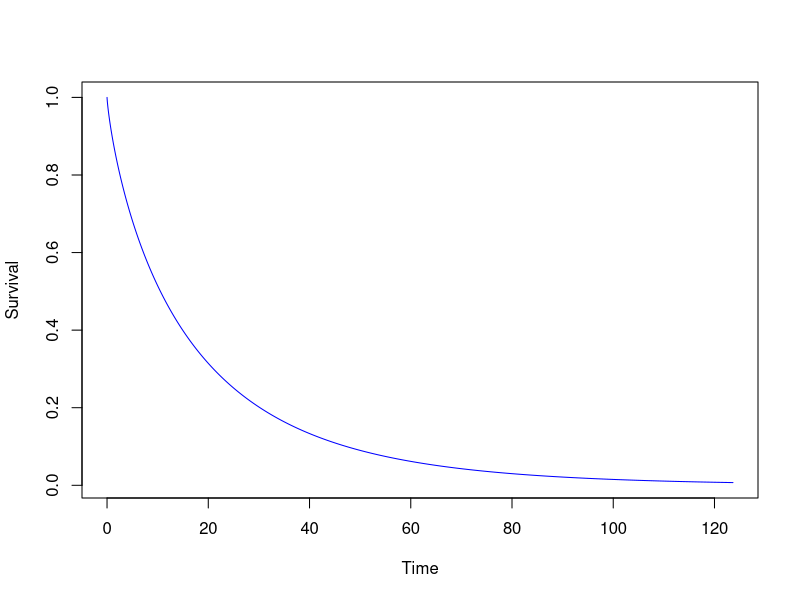
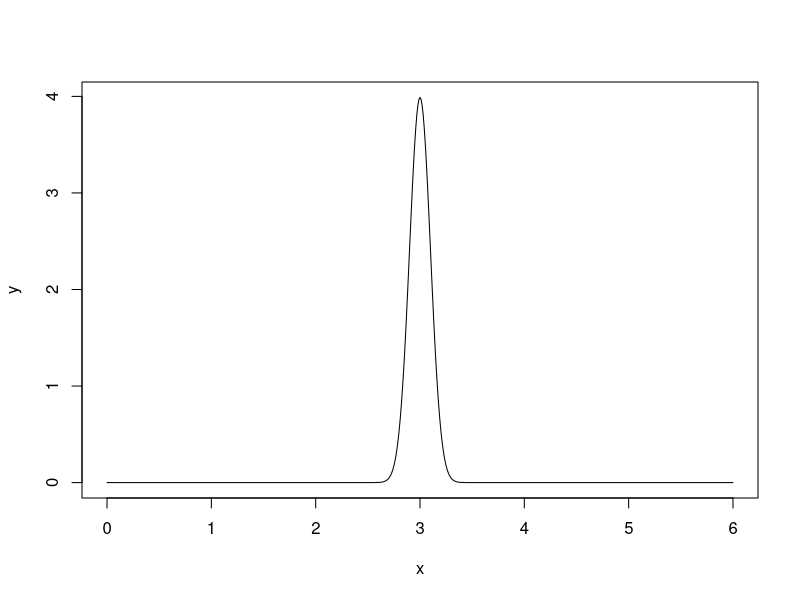
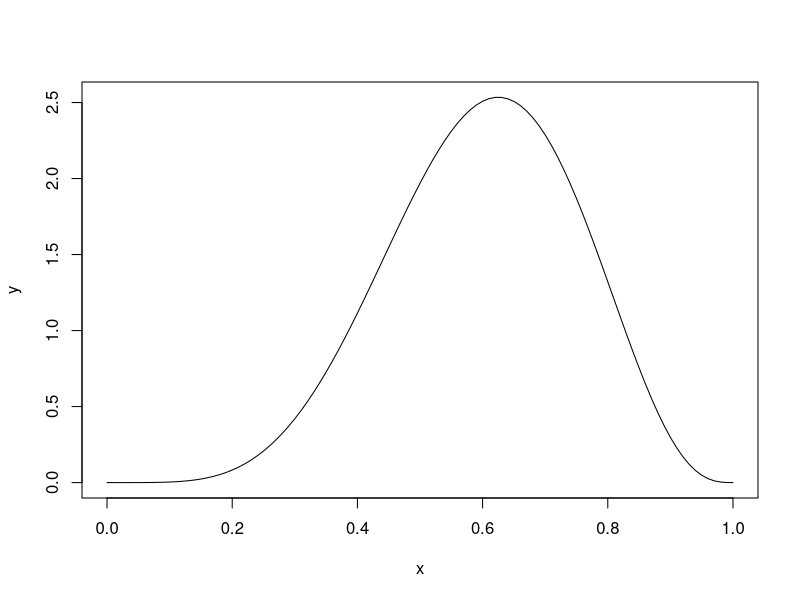
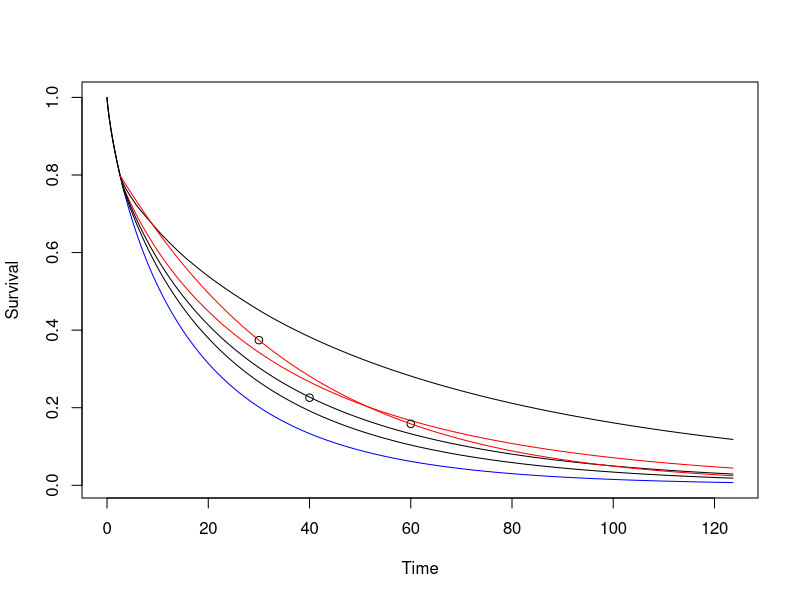

These charts were generated, in order, by the following R code: (Note: this script raises an error after producing the figures.)

library(nleqslv)
library(survival)
#Need to look at what we actually need to compute assurance??
#We are sampling from the control and treatment curves
#But maybe we only need number of events that occur (or do not occur) by the time-point that the assurance is going to take place>

#We could compute assurance in the way that we have done previously
#Then find a 'quicker' way by just estimating the number of events


#We assume the control is lambda2 = 0.06, gamma2 = 0.8

lambda2 <- 0.06
gamma2 <- 0.8

controltime <- seq(0, exp((1.527/gamma2)-log(lambda2))*1.1, by=0.01)
controlsurv <- exp(-(lambda2*controltime)^gamma2)
plot(controltime, controlsurv, type="l", col="blue", ylab="Survival", xlab = "Time")

#We assume T comes from a Normal(3, 0.01) dist

x <- seq(0, 6, by=0.01)
y <- dnorm(x, mean = 3, sd = sqrt(0.01))
plot(x, y, type="l")

#We assume HR comes from a Beta(6, 4) dist

x <- seq(0, 1, by=0.01)
y <- dbeta(x, 6, 4)
plot(x, y, type="l")

#Plot a sampled treatment curve

bigT <- rnorm(1, 3, sd = sqrt(0.01))
HR <- rbeta(1, 6, 4)
lambda1 <- exp((log(HR)/gamma2)+log(lambda2))
gamma1 <- gamma2

treatmenttime <- seq(bigT, exp((1.527/gamma2)-log(lambda2))*1.1, by=0.01)
treatmentsurv <- exp(-(lambda2*bigT)^gamma2 - lambda1^gamma1*(treatmenttime^gamma1-bigT^gamma1))

lines(treatmenttime, treatmentsurv, col="red")

#Calculate assurance the way we have been doing
#Firstly we assume n1 = 100, n2 = 100
#We assume the trial will be stopped after 40 months
#0 = alive
#1 = dead

n1 <- 100
n2 <- 100
assvec <- rep(NA, 10000)
lambda2 <- 0.06
gamma2 <- 0.8
gamma1 <- gamma2
triallength <-15

for (i in 1:10000){
  bigT <- rnorm(1, 3, sd = sqrt(0.1))
  HR <- rbeta(1, 6, 4)
  lambda1 <- exp((log(HR)/gamma2)+log(lambda2))
  CP <- exp(-(lambda2*bigT)^gamma2)[[1]]
  u <- runif(n2)
  
  suppressWarnings(z <- ifelse(u>CP, (1/lambda2)*exp(1/gamma2*log(-log(u))), exp((1/gamma1)*log(1/(lambda1^gamma1)*(-log(u)-(lambda2*bigT)^gamma2+lambda1^gamma1*bigT*gamma1)))))
  
  dataCombined <- data.frame(Time = c(rweibull(n1, gamma2, 1/lambda2), z), Group = c(rep("Control", n1), rep("Treatment", n2)), 
                             Cens = rep(1, n1+n2))
  
  dataCombined$Cens <-  dataCombined$Time < triallength
  dataCombined$Cens <- dataCombined$Cens*1
  test <- survdiff(Surv(Time, Cens)~Group, data = dataCombined)
  pvalue <- 1-pchisq(test$chisq, 1)
  assvec[i] <-pvalue< 0.05
}

mean(assvec)

# 'True' assurance is 0.591

#Can we replicate this by just looking at the survival probabilities?

#We can calculate how many patients we expect to be alive after 40 months in the control group fairly easily





#Have the same process for elicitation but see whether we can make assurance more flexible by allowing gamma1 to vary in the confidence intervals
bigT <- rnorm(1, 3, sd = sqrt(0.1))
HR <- rbeta(1, 6, 4)
lambda1 <- exp((log(HR)/gamma2)+log(lambda2))

lambda2 <- 0.06
gamma2 <- 0.8

bigTMedian <- qnorm(0.5, 3, sqrt(0.1))
HRMedian <- qbeta(0.5, 6, 4)
lambda1Median <- exp((log(HRMedian)/gamma2)+log(lambda2))

controltime <- seq(0, exp((1.527/gamma2)-log(lambda2))*1.1, by=0.01)
controlsurv <- exp(-(lambda2*controltime)^gamma2)
plot(controltime, controlsurv, type="l", col="blue", ylab="Survival", xlab = "Time")

gamma1 <- gamma2

treatmenttime <- seq(bigTMedian, exp((1.527/gamma2)-log(lambda2))*1.1, by=0.01)
treatmentsurv <- exp(-(lambda2*bigTMedian)^gamma2 - lambda1Median^gamma1*(treatmenttime^gamma1-bigTMedian^gamma1))

lines(treatmenttime, treatmentsurv, col="red")


##Drawing sim curves
gamma1 <- gamma2

bigTVec <- rnorm(500, 3, sd = sqrt(0.1))
HRVec <- rbeta(500, 6, 4)

time <- seq(0, exp((1.527/gamma2)-log(lambda2))*1.1, by=0.01)
SimMatrix <- matrix(NA, nrow = 500, ncol=length(time))

for (i in 1:500){
  bigT <- bigTVec[i]
  HR <- HRVec[i]
  lambda1 <- exp((log(HR)/gamma2)+log(lambda2))
  
  controltime <- seq(0, bigT, by=0.01)
  controlsurv <- exp(-(lambda2*controltime)^gamma2)
  
  treatmenttime <- seq(bigT, exp((1.527/gamma2)-log(lambda2))*1.1, by=0.01)
  treatmentsurv <- exp(-(lambda2*bigT)^gamma2 - lambda1^gamma1*(treatmenttime^gamma1-bigT^gamma1))
  
  timecombined <- c(controltime, treatmenttime)[1:length(time)]
  survcombined <- c(controlsurv, treatmentsurv)[1:length(time)]
  
  
  SimMatrix[i,] <- survcombined
  
}

lowerbound <- rep(NA, length(time))
upperbound <- rep(NA, length(time))
for (j in 1:length(time)){
  lowerbound[j] <- quantile(SimMatrix[,j], 0.1)
  upperbound[j] <- quantile(SimMatrix[,j], 0.9)
}

lines(time, lowerbound)
lines(time, upperbound)

#Now sample a random y axis from time = 40? For example

timechosen <- 40

#hist(SimMatrix[,which(time==timechosen)], breaks = 50, xlim=c(0,0.8))

sampledpoint <- sample(SimMatrix[,which(time==timechosen)], 1)

bigT <- rnorm(1, 3, sd = sqrt(0.1))

sampledlambda1 <- exp((1/gamma1)*(log((-log(sampledpoint) - (lambda2*bigT)^gamma2)/(timechosen^gamma1-bigT^gamma1))))

points(timechosen, sampledpoint)

treatmenttime <- seq(3, exp((1.527/gamma2)-log(lambda2))*1.1, by=0.01)
treatmentsurv <- exp(-(lambda2*3)^gamma2 - sampledlambda1^gamma1*(treatmenttime^gamma1-3^gamma1))
lines(treatmenttime, treatmentsurv)

#Now we sample two time points, at time = 30 and time  = 60

timechosen1 <- 30
timechosen2 <- 60

sampledpoint1 <- sample(SimMatrix[,which(time==timechosen1)], 1)
sampledpoint2 <- sample(SimMatrix[,which(time==timechosen2)], 1)

points(timechosen1, sampledpoint1)
points(timechosen2, sampledpoint2)

bigT <- rnorm(1, 3, sd = sqrt(0.1))

dslnex <- function(x) {
  y <- numeric(2)
  y[1] <- exp(-(lambda2*bigT)^gamma2-x[1]^x[2]*(timechosen1^x[2]-bigT^x[2])) - sampledpoint1
  y[2] <- exp(-(lambda2*bigT)^gamma2-x[1]^x[2]*(timechosen2^x[2]-bigT^x[2])) - sampledpoint2
  y
}


xstart <- c(0.05,1)

output <- nleqslv(xstart, dslnex, control=list(trace=1,btol=.01,delta="newton"))

treatmenttime <- seq(bigT, exp((1.527/gamma2)-log(lambda2))*1.1, by=0.01)
treatmentsurv <- exp(-(lambda2*bigT)^gamma2 - output$x[1]^output$x[2]*(treatmenttime^output$x[2]-bigT^output$x[2]))

lines(treatmenttime, treatmentsurv, col="red")


#Now time to actually calculate assurance

#We have 5 simulated data sets, calculate assurance in each case

#Firstly we will calculate assurance with not letting gamma1 vary in both elicitation and assurance

#This will change depending on what data set we are working with
inputtedData <- simData1

n1 <- 100
n2 <- 100
assvec <- rep(NA, 100)
controldata <- inputtedData[inputtedData$group=="control",]
weibcontrolfit <- survreg(Surv(time, cens)~1, data = controldata, dist = "weibull")
gamma2 <- as.numeric(exp(-weibcontrolfit$icoef[2]))
lambda2 <- as.numeric(1/(exp(weibcontrolfit$icoef[1])))
gamma1 <- gamma2
triallength <-40

for (i in 1:100){
  bigT <- rnorm(1, 3, sd = sqrt(0.1))
  HR <- rbeta(1, 6, 4)
  lambda1 <- exp((log(HR)/gamma2)+log(lambda2))
  CP <- exp(-(lambda2*bigT)^gamma2)[[1]]
  u <- runif(n2)
  
  suppressWarnings(z <- ifelse(u>CP, (1/lambda2)*exp(1/gamma2*log(-log(u))), exp((1/gamma1)*log(1/(lambda1^gamma1)*(-log(u)-(lambda2*bigT)^gamma2+lambda1^gamma1*bigT*gamma1)))))
  
  dataCombined <- data.frame(Time = c(rweibull(n1, gamma2, 1/lambda2), z), Group = c(rep("Control", n1), rep("Treatment", n2)), 
                             Cens = rep(1, n1+n2))
  
  dataCombined$Cens <-  dataCombined$Time < triallength
  dataCombined$Cens <- dataCombined$Cens*1
  test <- survdiff(Surv(Time, Cens)~Group, data = dataCombined)
  pvalue <- 1-pchisq(test$chisq, 1)
  assvec[i] <-pvalue< 0.05
}

mean(assvec)


#Or maybe we could put uncertainty around gamma1 and lambda1 and draw the same simulation curves to see how that would look? 
#Will probably look similar to the stuff I have been looking at 





bigT <- 3
lambda2 <- 0.06
gamma2 <- 0.8

lambda1 <- 0.02
gamma1 <- 1.2

chosenLength <- 40

controltime <- seq(0, exp((1.527/gamma2)-log(lambda2))*1.1, by=0.01)
controlsurv <- exp(-(lambda2*controltime)^gamma2)
plot(controltime, controlsurv, type="l", col="blue", ylab="Survival", xlab = "Time")

treatmenttime <- seq(bigT, exp((1.527/gamma2)-log(lambda2))*1.1, by=0.01)
treatmentsurv <- exp(-(lambda2*bigT)^gamma2 - lambda1^gamma1*(treatmenttime^gamma1-bigT^gamma1))

lines(treatmenttime, treatmentsurv, col="red")

#Drawing sim curves
lambda2 <- 0.06
gamma2 <- 0.8

bigTVec <- rnorm(500, 3, sd = sqrt(0.1))
lambda1vec <- rnorm(500, 0.02, sd = sqrt(0.00005))
gamma1vec <- rnorm(500, 1.2, sd = sqrt(0.01))

time <- seq(0, exp((1.527/gamma2)-log(lambda2))*1.1, by=0.01)
SimMatrix <- matrix(NA, nrow = 500, ncol=length(time))

for (i in 1:500){
  bigT <- bigTVec[i]
  lambda1 <- lambda1vec[i]
  gamma1 <- gamma1vec[i]
  
  controltime <- seq(0, bigT, by=0.01)
  controlsurv <- exp(-(lambda2*controltime)^gamma2)
  
  treatmenttime <- seq(bigT, exp((1.527/gamma2)-log(lambda2))*1.1, by=0.01)
  treatmentsurv <- exp(-(lambda2*bigT)^gamma2 - lambda1^gamma1*(treatmenttime^gamma1-bigT^gamma1))
  
  timecombined <- c(controltime, treatmenttime)[1:length(time)]
  survcombined <- c(controlsurv, treatmentsurv)[1:length(time)]
  
  
  SimMatrix[i,] <- survcombined
  
}

lowerbound <- rep(NA, length(time))
upperbound <- rep(NA, length(time))
for (j in 1:length(time)){
  lowerbound[j] <- quantile(SimMatrix[,j], 0.1, na.rm = T)
  upperbound[j] <- quantile(SimMatrix[,j], 0.9, na.rm = T)
}

lines(time, lowerbound)
lines(time, upperbound)


#How can we best approximate this with setting gamma1 = gamma2?
#We can use least squares to approximate this?

gamma1 <- 1.2
lambda1 <- 0.02 


treatmenttime <- seq(3, chosenLength)
treatmentsurv <- exp(-(lambda2*3)^gamma2 - lambda1^gamma1*(treatmenttime^gamma1-3^gamma1))

optimfunc1 <- function(par){
  diff <- 0
  for (i in 1:length(treatmenttime)){
    y <- exp(-(lambda2*3)^gamma2 - par^gamma2*(treatmenttime[i]^gamma2-3^gamma2))
    diff <- diff + (y - treatmentsurv[i])^2
  }
  return(diff)
}


optimoutput1 <-  optimize(f = optimfunc1, interval = c(0,1))$minimum

treatmenttime1 <- seq(3, 120, by=0.01)
treatmentsurv1 <- exp(-(lambda2*3)^gamma2 - 0.02^gamma2*(treatmenttime1^gamma2-3^gamma2))

#plot(controltime, controlsurv, type="l", col="blue", ylab="Survival", xlab = "Time")

lines(treatmenttime1, treatmentsurv1, col="green")

#Draw sim lines
lambda2 <- 0.06
gamma2 <- 0.8

bigTVec <- rnorm(500, 3, sd = sqrt(0.1))
lambda1vec <- rnorm(500, optimoutput1, sd = sqrt(0.0001))

gamma1 <- gamma2

time <- seq(0, exp((1.527/gamma2)-log(lambda2))*1.1, by=0.01)
SimMatrix <- matrix(NA, nrow = 500, ncol=length(time))

for (i in 1:500){
  bigT <- bigTVec[i]
  lambda1 <- lambda1vec[i]
  
  controltime <- seq(0, bigT, by=0.01)
  controlsurv <- exp(-(lambda2*controltime)^gamma2)
  
  treatmenttime <- seq(bigT, exp((1.527/gamma2)-log(lambda2))*1.1, by=0.01)
  treatmentsurv <- exp(-(lambda2*bigT)^gamma2 - lambda1^gamma1*(treatmenttime^gamma1-bigT^gamma1))
  
  timecombined <- c(controltime, treatmenttime)[1:length(time)]
  survcombined <- c(controlsurv, treatmentsurv)[1:length(time)]
  
  
  SimMatrix[i,] <- survcombined
  
}

lowerbound <- rep(NA, length(time))
upperbound <- rep(NA, length(time))
for (j in 1:length(time)){
  lowerbound[j] <- quantile(SimMatrix[,j], 0.1, na.rm = T)
  upperbound[j] <- quantile(SimMatrix[,j], 0.9, na.rm = T)
}

lines(time, lowerbound, col= "orange")
lines(time, upperbound,col= "orange")


#Now do assurance for both of the situations

#Do assurance for when we allow gamma1 to vary first

lambda2 <- 0.06
gamma2 <- 0.8

chosenLength <- 40

assFunc <- function(n1, n2){
  assvec <- rep(NA, 500)
  for (i in 1:500){
    bigT <- rnorm(1, 3, sd = sqrt(0.1))
    lambda1 <- rnorm(1, 0.02, sd = sqrt(0.00005))
    gamma1 <- rnorm(1, 1.2, sd = sqrt(0.01))
    
    controldata <- data.frame(time = rweibull(n1, gamma2, 1/lambda2))
    
    CP <- exp(-(lambda2*bigT)^gamma2)[[1]]
    u <- runif(n2)
    
    suppressWarnings(z <- ifelse(u>CP, (1/lambda2)*exp(1/gamma2*log(-log(u))), exp((1/gamma1)*log(1/(lambda1^gamma1)*(-log(u)-(lambda2*bigT)^gamma2+lambda1^gamma1*bigT*gamma1)))))
    
    DataCombined <- data.frame(time = c(controldata$time, z),
                               group = c(rep("Control", n1), rep("Treatment", n2)))
    
    
    DataCombined$cens <- DataCombined$time < chosenLength
    
    DataCombined$cens <- DataCombined$cens*1
    
    test <- survdiff(Surv(time, cens)~group, data = DataCombined)
    assvec[i] <- test$chisq > qchisq(0.95, 1)
  }
  mean(assvec)
}


n1vec <- floor(seq(20, 200, length=40))
n2vec <- floor(seq(20, 200, length=40))

assVec <- rep(NA, length(n1vec))
for (i in 1:length(assVec)){
  assVec[i] <- assFunc(n1vec[i], n2vec[i])
}

ssvec <- n1vec + n2vec

asssmooth <- loess(assVec~ssvec)

plot(ssvec, predict(asssmooth), type="l", ylim=c(0,1), xlab="Sample size", ylab="Assurance")

#Now do the situation where we do not allow gamma1 to vary
gamma1 <- gamma2

assFunc <- function(n1, n2){
  assvec <- rep(NA, 500)
  for (i in 1:500){
    bigT <- rnorm(1, 3, sd = sqrt(0.1))
    lambda1 <- rnorm(1, optimoutput1, sd = sqrt(0.00005))
    
    
    controldata <- data.frame(time = rweibull(n1, gamma2, 1/lambda2))
    
    CP <- exp(-(lambda2*bigT)^gamma2)[[1]]
    u <- runif(n2)
    
    suppressWarnings(z <- ifelse(u>CP, (1/lambda2)*exp(1/gamma2*log(-log(u))), exp((1/gamma1)*log(1/(lambda1^gamma1)*(-log(u)-(lambda2*bigT)^gamma2+lambda1^gamma1*bigT*gamma1)))))
    
    DataCombined <- data.frame(time = c(controldata$time, z),
                               group = c(rep("Control", n1), rep("Treatment", n2)))
    
    
    DataCombined$cens <- DataCombined$time < chosenLength
    
    DataCombined$cens <- DataCombined$cens*1
    
    test <- survdiff(Surv(time, cens)~group, data = DataCombined)
    assvec[i] <- test$chisq > qchisq(0.95, 1)
  }
  mean(assvec)
}

n1vec <- floor(seq(20, 200, length=40))
n2vec <- floor(seq(20, 200, length=40))

assVec <- rep(NA, length(n1vec))
for (i in 1:length(assVec)){
  assVec[i] <- assFunc(n1vec[i], n2vec[i])
}

ssvec <- n1vec + n2vec

asssmooth <- loess(assVec~ssvec)

lines(ssvec, predict(asssmooth), col = "red")
